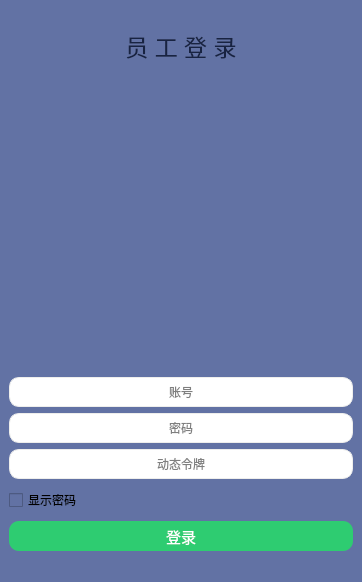
<?xml version="1.0" encoding="UTF-8"?>
<ui version="4.0">
 <class>MainWindow</class>
 <widget class="QMainWindow" name="MainWindow">
  <property name="geometry">
   <rect>
    <x>0</x>
    <y>0</y>
    <width>362</width>
    <height>582</height>
   </rect>
  </property>
  <property name="minimumSize">
   <size>
    <width>362</width>
    <height>582</height>
   </size>
  </property>
  <property name="maximumSize">
   <size>
    <width>362</width>
    <height>582</height>
   </size>
  </property>
  <property name="font">
   <font>
    <pointsize>7</pointsize>
   </font>
  </property>
  <property name="windowTitle">
   <string>登录</string>
  </property>
  <property name="autoFillBackground">
   <bool>false</bool>
  </property>
  <property name="styleSheet">
   <string notr="true">background-color:rgb(98, 114, 164)</string>
  </property>
  <widget class="QWidget" name="centralwidget">
   <property name="styleSheet">
    <string notr="true">background-color:rgb(98, 114, 164)</string>
   </property>
   <layout class="QVBoxLayout" name="verticalLayout">
    <item alignment="Qt::AlignmentFlag::AlignHCenter">
     <widget class="QLabel" name="label">
      <property name="maximumSize">
       <size>
        <width>300</width>
        <height>300</height>
       </size>
      </property>
      <property name="text">
       <string/>
      </property>
      <property name="pixmap">
       <pixmap>login.png</pixmap>
      </property>
      <property name="scaledContents">
       <bool>true</bool>
      </property>
     </widget>
    </item>
    <item>
     <widget class="QLabel" name="label_2">
      <property name="font">
       <font>
        <pointsize>17</pointsize>
       </font>
      </property>
      <property name="styleSheet">
       <string notr="true">QLabel {
color: rgb(24, 35, 65);


}</string>
      </property>
      <property name="text">
       <string>员 工 登 录</string>
      </property>
      <property name="alignment">
       <set>Qt::AlignmentFlag::AlignCenter</set>
      </property>
      <property name="wordWrap">
       <bool>true</bool>
      </property>
     </widget>
    </item>
    <item>
     <spacer name="verticalSpacer">
      <property name="orientation">
       <enum>Qt::Orientation::Vertical</enum>
      </property>
      <property name="sizeHint" stdset="0">
       <size>
        <width>20</width>
        <height>40</height>
       </size>
      </property>
     </spacer>
    </item>
    <item>
     <widget class="QLineEdit" name="lineEdit_username">
      <property name="minimumSize">
       <size>
        <width>0</width>
        <height>30</height>
       </size>
      </property>
      <property name="font">
       <font>
        <pointsize>9</pointsize>
       </font>
      </property>
      <property name="styleSheet">
       <string notr="true">QLineEdit {
    border: 1px solid rgb(238, 238, 236);
    border-radius: 10px;
    padding: 2px;
    background-color: #fff;
   /* color: rgb(200, 200, 200); */
}
QLineEdit:hover {
    border: 1px solid rgb(186, 189, 182);
}
QLineEdit:focus {
    border: 1px solid   rgb(114, 159, 207);
    color: rgb(100, 100, 100);
}</string>
      </property>
      <property name="text">
       <string/>
      </property>
      <property name="alignment">
       <set>Qt::AlignmentFlag::AlignCenter</set>
      </property>
      <property name="placeholderText">
       <string>账号</string>
      </property>
     </widget>
    </item>
    <item>
     <widget class="QLineEdit" name="lineEdit_password">
      <property name="minimumSize">
       <size>
        <width>0</width>
        <height>30</height>
       </size>
      </property>
      <property name="font">
       <font>
        <pointsize>9</pointsize>
       </font>
      </property>
      <property name="styleSheet">
       <string notr="true">QLineEdit {
    border: 1px solid rgb(238, 238, 236);
    border-radius: 10px;
    padding: 2px;
    background-color: #fff;
   /* color: rgb(200, 200, 200); */
}
QLineEdit:hover {
    border: 1px solid rgb(186, 189, 182);
}
QLineEdit:focus {
    border: 1px solid   rgb(114, 159, 207);
    color: rgb(100, 100, 100);
}</string>
      </property>
      <property name="text">
       <string/>
      </property>
      <property name="echoMode">
       <enum>QLineEdit::EchoMode::Password</enum>
      </property>
      <property name="alignment">
       <set>Qt::AlignmentFlag::AlignCenter</set>
      </property>
      <property name="placeholderText">
       <string>密码</string>
      </property>
     </widget>
    </item>
    <item>
     <widget class="QLineEdit" name="lineEdit_token">
      <property name="minimumSize">
       <size>
        <width>0</width>
        <height>30</height>
       </size>
      </property>
      <property name="font">
       <font>
        <pointsize>9</pointsize>
       </font>
      </property>
      <property name="styleSheet">
       <string notr="true">QLineEdit {
    border: 1px solid rgb(238, 238, 236);
    border-radius: 10px;
    padding: 2px;
    background-color: #fff;
   /* color: rgb(200, 200, 200); */
}
QLineEdit:hover {
    border: 1px solid rgb(186, 189, 182);
}
QLineEdit:focus {
    border: 1px solid   rgb(114, 159, 207);
    color: rgb(100, 100, 100);
}</string>
      </property>
      <property name="text">
       <string/>
      </property>
      <property name="echoMode">
       <enum>QLineEdit::EchoMode::Password</enum>
      </property>
      <property name="alignment">
       <set>Qt::AlignmentFlag::AlignCenter</set>
      </property>
      <property name="placeholderText">
       <string>动态令牌</string>
      </property>
     </widget>
    </item>
    <item>
     <widget class="QCheckBox" name="checkBox_show_password">
      <property name="minimumSize">
       <size>
        <width>0</width>
        <height>30</height>
       </size>
      </property>
      <property name="font">
       <font>
        <pointsize>9</pointsize>
       </font>
      </property>
      <property name="text">
       <string>显示密码</string>
      </property>
     </widget>
    </item>
    <item>
     <widget class="QPushButton" name="button_login">
      <property name="minimumSize">
       <size>
        <width>0</width>
        <height>30</height>
       </size>
      </property>
      <property name="font">
       <font>
        <pointsize>-1</pointsize>
       </font>
      </property>
      <property name="styleSheet">
       <string notr="true">QPushButton{
	border-radius: 10px;
	background-color:#2ecc71;
	color:#fff;
	font-size:15px;
}

QPushButton:hover {
	border:1px solid;
	border-color: #27ae60;
	background-color: rgb(50, 227, 124);
}

 QPushButton:pressed {
    background-color: #27ae60;
	border-radius: 10px;
	border:1px solid rgb(0, 223, 108);
}
</string>
      </property>
      <property name="text">
       <string>登录</string>
      </property>
     </widget>
    </item>
   </layout>
  </widget>
  <widget class="QStatusBar" name="statusBar">
   <property name="font">
    <font>
     <family>MS Shell Dlg 2</family>
     <pointsize>9</pointsize>
    </font>
   </property>
  </widget>
 </widget>
 <tabstops>
  <tabstop>button_login</tabstop>
  <tabstop>lineEdit_token</tabstop>
  <tabstop>checkBox_show_password</tabstop>
 </tabstops>
 <resources/>
 <connections/>
</ui>
